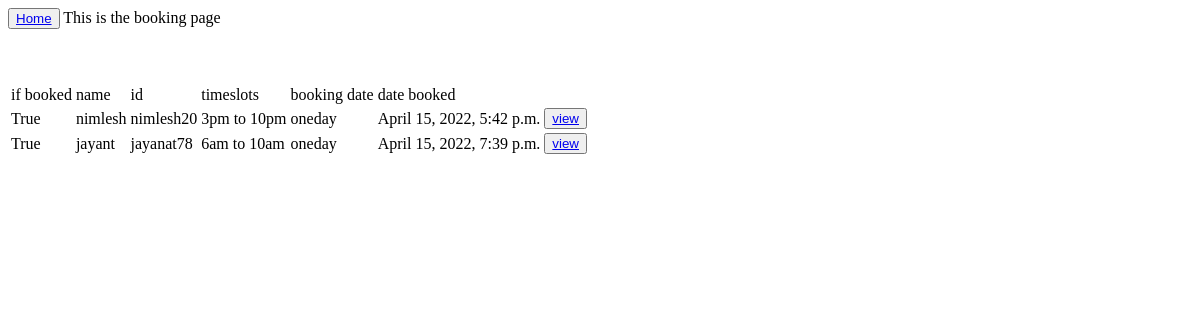
Before: /booking/ with the older database file.
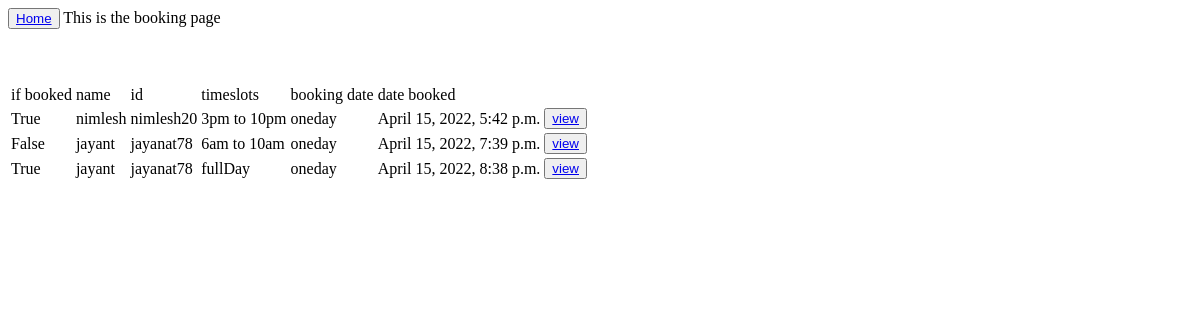
After: the same page with the newer database file.
### customer/models.py (models this page shows, shortened)
class booking(models.Model):
    room=models.ForeignKey(room,null=True,on_delete=models.SET_NULL)
    Customers=models.ForeignKey(Customers,null=True,on_delete=models.SET_NULL)
    dateBooked=models.DateTimeField(auto_now_add=true,null=true)
    rules=models.ForeignKey(rules,null=True,on_delete=models.SET_NULL)
    DAYSLOT=(
        ('fullDay','fullday'),
        ('6am to 10am','6am to 10am'),
        ('10am to 3pm','10am to 3pm'),
        ('3pm to 10pm','3pm to 10pm'),
        ('10pm to 6am','10pm to 6am')
    )
    timeslots=models.CharField(max_length=200,choices=DAYSLOT)

class room(models.Model):
    isBooked=models.BooleanField(default=false)
    Customers=models.ForeignKey(Customers,null=True,on_delete=models.SET_NULL)

class Customers(models.Model):
    name=models.CharField(max_length=200,null=true)
    userId=models.CharField(max_length=200,null=true)
    password=models.CharField(max_length=50,null=true)
    email=models.EmailField(null=true)

class rules(models.Model):
    EARLYBOOK = (
        ('oneday','oneday'),
        ('twoday','twoday'),
        ('threeday','threeday'),
        ('fourDay','fourday'),
        ('fiveDay','fiveday'),
    )
    DAYSLOT=(
        ('fullDay','fullday'),
        ('6am to 10am','6am to 10am'),
        ('10am to 3pm','10am to 3pm'),
        ('3pm to 10pm','3pm to 10pm'),
        ('10pm to 6am','10pm to 6am')
    )
    totalRooms=models.IntegerField()
    timeslots=models.CharField(max_length=200,choices=DAYSLOT)
    advanceBooking=models.CharField(max_length=200,choices=EARLYBOOK)

### customer/views.py (the view)
# urls.py: path('booking/',views.bookingCl,name='booking'),
def bookingCl(request):
    bookings = booking.objects.all()
    params = {
        'booking': bookings
    }
    return render(request, 'booking.html', params)

### templates/booking.html (shortened to what this page needs)
{% extends 'base.html' %} {% block content %} This is the booking page
<br />
<br />
<br />
<br />
<table>
    <tr>
        <td>if booked</td>
        <td>name</td>
        <td>id</td>
        <td>timeslots</td>
        <td>booking date</td>
        <td>date booked</td>
    </tr>
{% for i in booking%}
  <tr>
      <td>{{ i.room.isBooked }}</td>
      <td>{{ i.Customers.name }}</td>
      <td>{{ i.Customers.userId }}</td>
      <td>{{ i.timeslots }}</td>
      <td>{{ i.rules.advanceBooking }}</td>
      <td>{{ i.dateBooked }}</td>
      <td><button><a href="{% url 'bookingCusts' i.Customers.id%}">view</a></button></td>
  </tr>
  {% endfor %}
</table>
{% endblock content %}

### templates/base.html (shortened to what this page needs)
<!DOCTYPE html>
<html lang="en">
<head>
</head>
<body>
<button><a href=" {% url 'home'%} ">Home</a></button>
    {% block content %}{% endblock content %}
</body>
</html>

Changed rows visible on the page:
changed booking "6am to 10am": room.isBooked "True" → "False"
added booking: room.isBooked "True", Customers.name "jayant", Customers.userId "jayanat78", timeslots "fullDay", rules.advanceBooking "oneday", dateBooked "April 15, 2022, 8:38 p.m."
